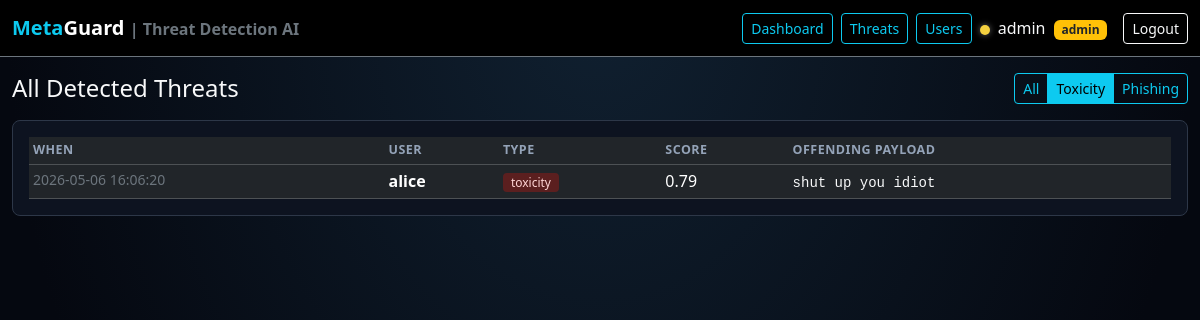
The app's page /admin/threats?type=toxicity (signed in) with its own data.
### models.py (models this page shows, shortened)
class User(UserMixin, db.Model):
    __tablename__ = "users"
    id = db.Column(db.Integer, primary_key=True)
    username = db.Column(db.String(50), unique=True, nullable=False)
    password_hash = db.Column(db.String(255), nullable=False)
    role = db.Column(db.String(10), default="user", nullable=False)
    avatar_color = db.Column(db.String(7), default="#5DADE2", nullable=False)
    x = db.Column(db.Integer, default=100, nullable=False)
    y = db.Column(db.Integer, default=100, nullable=False)
    is_banned = db.Column(db.Boolean, default=False, nullable=False)
    created_at = db.Column(db.DateTime, default=datetime.utcnow, nullable=False)
    messages = db.relationship("Message", backref="user", lazy=True)
    threats = db.relationship("Threat", backref="user", lazy=True)
    @property
    def is_admin(self) -> bool:
        return self.role == "admin"

class Threat(db.Model):
    __tablename__ = "threats"
    id = db.Column(db.Integer, primary_key=True)
    user_id = db.Column(db.Integer, db.ForeignKey("users.id"), nullable=False)
    message_id = db.Column(db.Integer, db.ForeignKey("messages.id"), nullable=True)
    threat_type = db.Column(db.String(20), nullable=False)  # 'toxicity' | 'phishing'
    score = db.Column(db.Float, nullable=False)
    payload = db.Column(db.Text, nullable=False)  # the offending text or URL
    timestamp = db.Column(db.DateTime, default=datetime.utcnow, nullable=False, index=True)

### admin.py (the view)
@admin_bp.route("/threats")
@login_required
@admin_required
def threats_view():
    type_filter = request.args.get("type", "")
    query = Threat.query
    if type_filter in ("toxicity", "phishing"):
        query = query.filter_by(threat_type=type_filter)
    rows = query.order_by(Threat.timestamp.desc()).limit(200).all()
    user_cache = {u.id: u for u in User.query.all()}
    return render_template(
        "admin_threats.html",
        type_filter=type_filter,
        threats=[
            {
                "id": t.id,
                "username": user_cache[t.user_id].username if t.user_id in user_cache else "?",
                "type": t.threat_type,
                "score": t.score,
                "payload": t.payload,
                "when": t.timestamp.strftime("%Y-%m-%d %H:%M:%S"),
            }
            for t in rows
        ],
    )

### admin.py (called while the page is built)
def admin_required(f):
    @wraps(f)
    def wrapper(*args, **kwargs):
        if not current_user.is_authenticated or not current_user.is_admin:
            abort(403)
        return f(*args, **kwargs)
    return wrapper

### app.py (called while the page is built)
@login_manager.user_loader
def load_user(user_id: str):
    return db.session.get(User, int(user_id))

### templates/admin_threats.html (shortened to what this page needs)
{% extends "base.html" %}
{% block content %}
<div class="d-flex justify-content-between align-items-center mb-3">
  <h4 class="mb-0">All Detected Threats</h4>
  <div class="btn-group" role="group">
    <a class="btn btn-sm btn-outline-info {% if not type_filter %}active{% endif %}" href="{{ url_for('admin.threats_view') }}">All</a>
    <a class="btn btn-sm btn-outline-info {% if type_filter == 'toxicity' %}active{% endif %}" href="{{ url_for('admin.threats_view', type='toxicity') }}">Toxicity</a>
    <a class="btn btn-sm btn-outline-info {% if type_filter == 'phishing' %}active{% endif %}" href="{{ url_for('admin.threats_view', type='phishing') }}">Phishing</a>
  </div>
</div>
<div class="chart-card">
  <table class="table table-dark table-sm threats-table mb-0">
    <thead>
      <tr>
        <th>When</th>
        <th>User</th>
        <th>Type</th>
        <th>Score</th>
        <th>Offending payload</th>
      </tr>
    </thead>
    <tbody>
      {% for t in threats %}
        <tr>
          <td class="text-secondary small">{{ t.when }}</td>
          <td><strong>{{ t.username }}</strong></td>
          <td><span class="threat-type-{{ t.type }}">{{ t.type }}</span></td>
          <td>{{ "%.2f"|format(t.score) }}</td>
          <td><code class="text-light">{{ t.payload }}</code></td>
        </tr>
      {% else %}
        <tr><td colspan="5" class="text-secondary text-center py-4">No threats match this filter.</td></tr>
      {% endfor %}
    </tbody>
  </table>
</div>
{% endblock %}

### templates/base.html (shortened to what this page needs)
<!doctype html>
<html lang="en">
<head>
  <link rel="stylesheet" href="https://cdn.jsdelivr.net/npm/bootstrap@5.3.2/dist/css/bootstrap.min.css">
  <link rel="stylesheet" href="{{ url_for('static', filename='css/style.css') }}">
</head>
<body class="bg-dark text-light">
  <nav class="navbar navbar-expand-lg navbar-dark bg-black border-bottom border-secondary">
    <div class="container-fluid">
      <a class="navbar-brand fw-bold" href="{{ url_for('index') }}">
        <span class="text-info">Meta</span>Guard <small class="text-secondary fs-6">| Threat Detection AI</small>
      </a>
      <div class="d-flex align-items-center">
        {% if current_user.is_authenticated %}
          {% if current_user.is_admin %}
            <a class="btn btn-outline-info btn-sm me-2" href="{{ url_for('admin.dashboard') }}">Dashboard</a>
            <a class="btn btn-outline-info btn-sm me-2" href="{{ url_for('admin.threats_view') }}">Threats</a>
            <a class="btn btn-outline-info btn-sm me-2" href="{{ url_for('admin.users_view') }}">Users</a>
          {% else %}
            <a class="btn btn-outline-info btn-sm me-2" href="{{ url_for('metaverse.room') }}">Enter Room</a>
          {% endif %}
          <span class="text-light me-3">
            <span class="dot" style="background: {{ current_user.avatar_color }}"></span>
            {{ current_user.username }}
            {% if current_user.is_admin %}<span class="badge bg-warning text-dark ms-1">admin</span>{% endif %}
          </span>
          <a class="btn btn-outline-light btn-sm" href="{{ url_for('auth.logout') }}">Logout</a>
        {% else %}
          <a class="btn btn-outline-info btn-sm me-2" href="{{ url_for('auth.login') }}">Login</a>
          <a class="btn btn-info btn-sm" href="{{ url_for('auth.register') }}">Register</a>
        {% endif %}
      </div>
    </div>
  </nav>
  <div class="container-fluid mt-3">
    {% block content %}{% endblock %}
  </div>
</body>
</html>

### static/css/style.css (style rules this page uses)
body { font-family: "Segoe UI", "Helvetica Neue", Arial, sans-serif; min-height: 100vh; background: radial-gradient(ellipse at top, #102030 0%, #050810 70%); }
.dot { display: inline-block; width: 10px; height: 10px; border-radius: 50%; margin-right: 4px; vertical-align: middle; box-shadow: 0 0 6px rgba(255, 255, 255, 0.4); }
.threats-table th { font-size: 0.78rem; text-transform: uppercase; letter-spacing: 0.04em; color: #94a3b8; }
.threat-type-toxicity { background: #5b1f1f; color: #ffd5d5; padding: 1px 8px; border-radius: 4px; font-size: 0.75rem; }
.chart-card { background: #0d1320; border: 1px solid #2d3748; border-radius: 8px; padding: 1rem; }
a { color: #4cc9f0; }

### records on screen
User: username "admin"
User: username "alice"
Threat: type "toxicity", score "0.79", payload "shut up you idiot"

### other values on screen
{{ t.when }} "2026-05-06 16:06:20"
